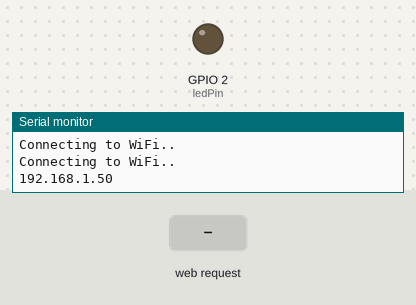
Simulated run of this sketch. Board: ESP32. On the bench: output pins drawn as LEDs (lit = HIGH), the last lines printed to the serial monitor. The inputs (shaded band) are chosen by the test bench. WiFi joins after 1.5 s; servers stay silent unless stated; storage starts empty.

Above: at 3.2 s.
3.3 s: HTTP request GET /on received
At 4.2 s:
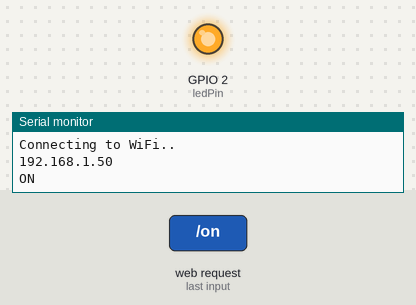
4.8 s: HTTP request GET /off received
At 5.3 s:
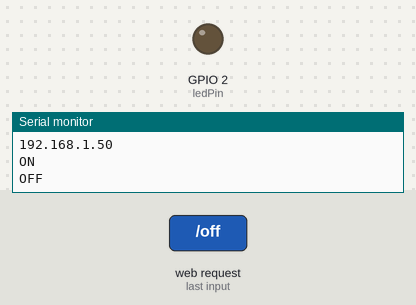
Timing chart, 0 to 7.8 s (numbered marks = the images above; inputs shaded):
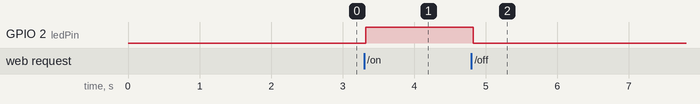

The sketch:

ESP32_web_server.ino
```cpp
/*********
  Rui Santos
  Complete project details at https://randomnerdtutorials.com


*********/

// Import required libraries
#include "WiFi.h"
#include "ESPAsyncWebServer.h"
#include "LittleFS.h"
// Replace with your network credentials
const char* ssid = "XXXXXXXXX";
const char* password = "XXXXXXXXXXX";

// Set LED GPIO
const int ledPin = 2;
// Stores LED state
String ledState;

// Create AsyncWebServer object on port 80
AsyncWebServer server(80);

// Replaces placeholder with LED state value
String processor(const String& var){
  Serial.println(var);
  if(var == "STATE"){
    if(digitalRead(ledPin)){
      ledState = "ON";
    }
    else{
      ledState = "OFF";
    }
    Serial.print(ledState);
    return ledState;
  }
  return String();
}

void setup(){
  // Serial port for debugging purposes
  Serial.begin(115200);
  pinMode(ledPin, OUTPUT);

  // Initialize LittleFS
  if(!LittleFS.begin(true)){
    Serial.println("An Error has occurred while mounting LittleFS");
    return;
  }

  // Connect to Wi-Fi
  WiFi.begin(ssid, password);
  while (WiFi.status() != WL_CONNECTED) {
    delay(1000);
    Serial.println("Connecting to WiFi..");
  }

  // Print ESP32 Local IP Address
  Serial.println(WiFi.localIP());

  // Route for root / web page
  server.on("/", HTTP_GET, [](AsyncWebServerRequest *request){
    request->send(LittleFS, "/index.html", String(), false, processor);
  });

  // Route to load style.css file
  server.on("/style.css", HTTP_GET, [](AsyncWebServerRequest *request){
    request->send(LittleFS, "/style.css", "text/css");
  });

  // Route to set GPIO to HIGH
  server.on("/on", HTTP_GET, [](AsyncWebServerRequest *request){
    digitalWrite(ledPin, HIGH);
    Serial.println("ON");
    request->send(LittleFS, "/index.html", String(), false, processor);
  });

  // Route to set GPIO to LOW
  server.on("/off", HTTP_GET, [](AsyncWebServerRequest *request){
    digitalWrite(ledPin, LOW);
    Serial.println("OFF");
    request->send(LittleFS, "/index.html", String(), false, processor);
  });

  // Start server
  server.begin();
}

void loop(){

}
```

Measured:
- after the input at 3.3 s, GPIO 2 (ledPin): LOW → HIGH at once
- after the input at 4.8 s, GPIO 2 (ledPin): HIGH → LOW at once
